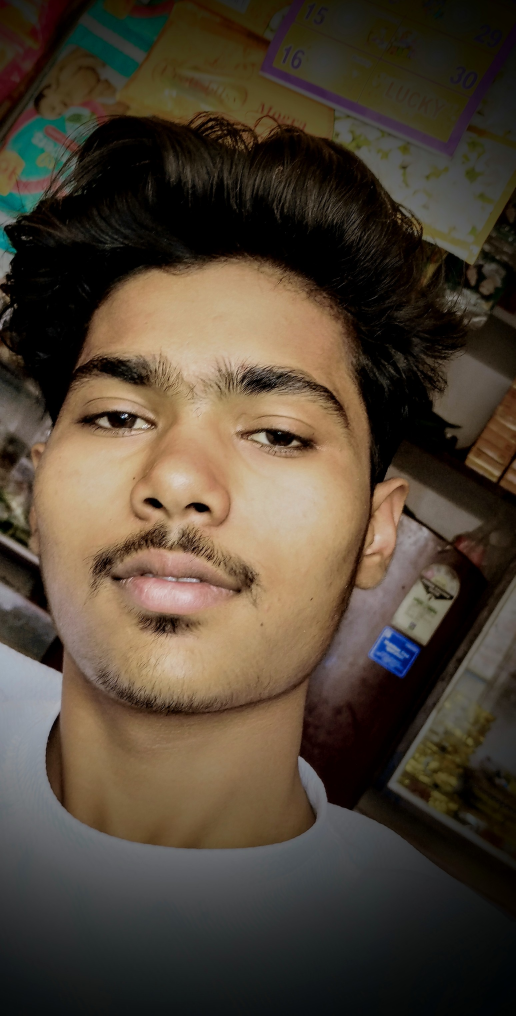
#> input picture img.jpg, 1547 x 3046 px (shown at 1/3 size)
$ python canny.py
#> lines starting #> are read from the running program, lines starting #| are printed output that depends on the picture; after the words box and inside, x2 and y2 are one past the last pixel; in counts of white or black regions, pixels touching at a corner belong together
import cv2

img=cv2.imread("img.jpg",cv2.IMREAD_GRAYSCALE)
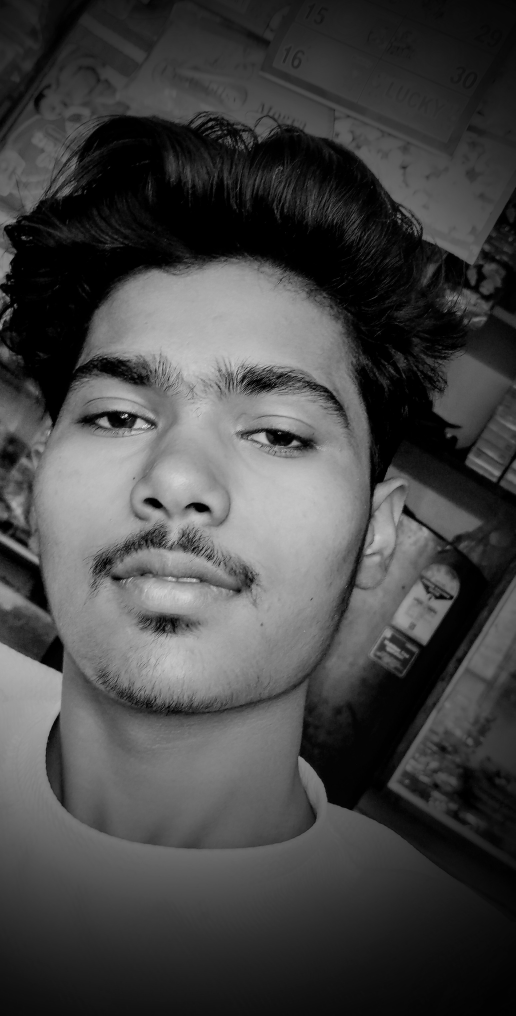
#> img: shape (3046, 1547) (shown at 1/3 size); min 0, max 235, mean 69.8

img=cv2.resize(img,(500,500))
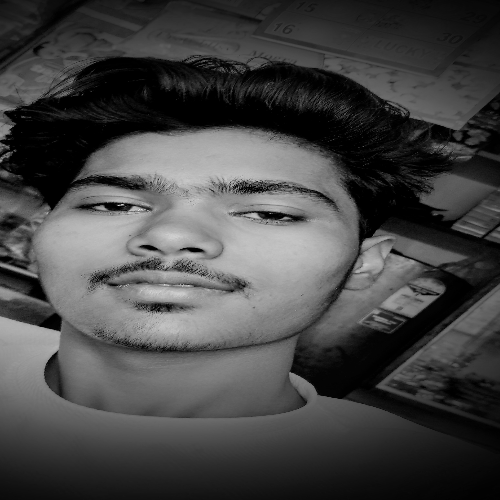
#> img: shape (500, 500); min 0, max 229, mean 69.7


canny=cv2.Canny(img,111,200,cv2.THRESH_BINARY)
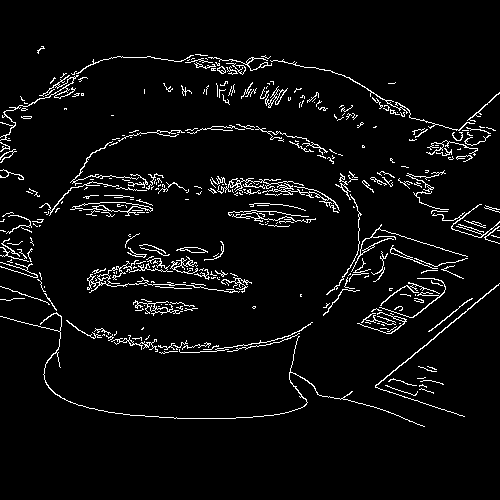
#> canny: shape (500, 500); 4.6% white in thin lines or dots, all inside (x1, y1, x2, y2) = (0, 46, 500, 427)
cv2.imshow("Canny",canny)
cv2.waitKey(0)
cv2.destroyAllWindows()
cv2.imwrite("canny.jpg",canny)
